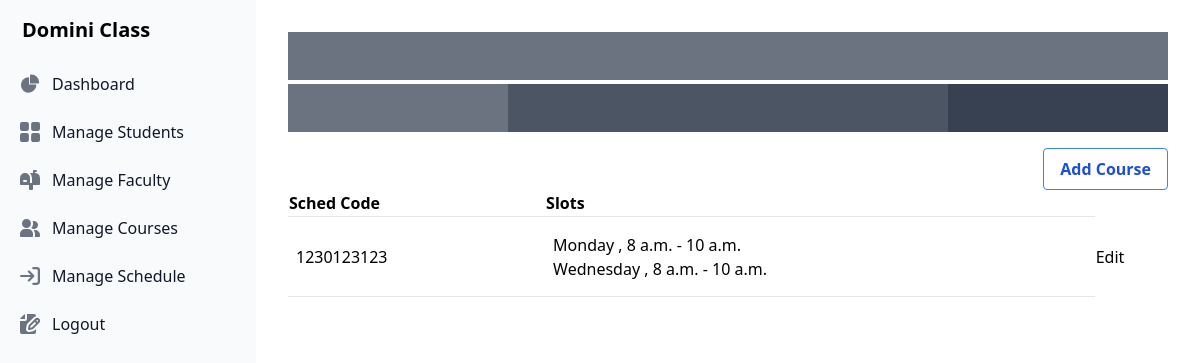
/lmsadmin/manage_schedule/ (signed in), run on the app's committed database.
### Registrar/models.py (models this page shows, shortened)
class Schedule(models.Model):
    sched_code = models.CharField(max_length=32)
    schedule_slots = models.ManyToManyField(ScheduleSlot)

class ScheduleSlot(models.Model):
    weekday = models.CharField(max_length=10)
    start_time = models.TimeField()
    end_time = models.TimeField()

### AdminInterface/views.py (the view)
# urls.py: path('lmsadmin/manage_schedule/', views.manage_schedule, name = 'schedule page'),
@login_required
def manage_schedule(request):
    s = Schedule.objects.all()
    items = {
        'schedules': s,
    }
    return render(request, 'AdminInterface/manage_schedule.html', context=items)

### AdminInterface/templates/AdminInterface/manage_schedule.html
{% extends 'AdminInterface/base.html' %}
{% block content %}
<div class="p-4 sm:ml-64">
    <div class="p-4  h-screen rounded-lg dark:border-gray-700 ">
        <div class="flex mb-1">
            <div class="w-full bg-gray-500 h-12"></div>
          </div>
          <div class="flex mb-4">
            <div class="w-1/4 bg-gray-500 h-12"></div>
            <div class="w-1/2 bg-gray-600 h-12"></div>
            <div class="w-1/4 bg-gray-700 h-12"></div>
          </div>
<div class='overflow-x-auto'>
    <button class=" float-right bg-transparent hover:bg-blue-500 text-blue-700 font-semibold hover:text-white py-2 px-4 border border-blue-500 hover:border-transparent rounded"\
    hx-get="/api/add_student" hx-target="body" hx-swap="beforeend">
      Add Course
    </button>
         <table class="table-auto border-collapse w-full overflow-x-auto text-left">
            <thead>
                <tr>
                    <th class="border-b dark:border-slate-600">Sched Code</th>
                    <th class="border-b dark:border-slate-600">Slots</th>
                </tr>
            </thead>
            <tbody>
                {% for schedule in schedules %}
                <tr class="hover:ring-4 h-20">
                    <td class="border-b px-2 dark:border-slate-600">{{schedule.sched_code}}</td>
                    <td class="border-b px-2 dark:border-slate-600">
                        {% for slot in schedule.schedule_slots.all %}
                            <p>{{slot.weekday}} , {{slot.start_time}} - {{slot.end_time}}</p>
                        {% endfor %}
                    </td>
                    <td><button hx-get="/api/editable_course?id={{course.id}}" hx-target="body" hx-swap="beforeend">Edit</button></td>
                </tr>
                {% endfor %}
            </tbody>
         </table>
</div>
    </div>
  </div>
{% endblock content %}

### data on the page
Schedule: sched_code "1230123123"
ScheduleSlot: weekday "Monday", start_time "8 a.m.", end_time "10 a.m."
ScheduleSlot: weekday "Wednesday", start_time "8 a.m.", end_time "10 a.m."
